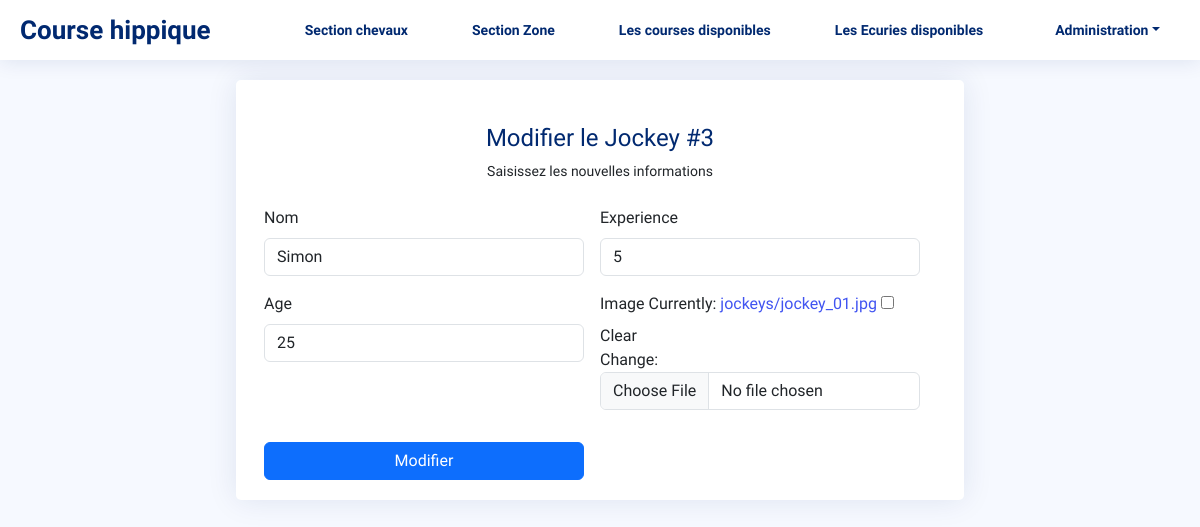
Screenshot of /jockeys-update/3 with the database file from the repository.
### hippodrome/models.py (models this page shows, shortened)
class Jockey(models.Model):
    name = models.CharField(max_length=100)  # Nom du jockey
    age = models.PositiveIntegerField()  # Âge du jockey
    experience = models.PositiveIntegerField(help_text="Expérience en années")  # Années d'expérience
    photo = models.ImageField(upload_to='jockeys/', blank=True, null=True)  # Photo du jockey

### hippodrome/views.py (the view)
# urls.py: path('jockeys-update/<int:pk>', views.JockeyUpdateView.as_view(), name='jockeys_update'),
class JockeyUpdateView(UpdateView):
    model = Jockey  # Modèle associé à cette vue
    form_class = JockeyForm  # Formulaire utilisé pour mettre à jour le jockey
    template_name = 'hippodrome/edit_jockey.html'  # Template utilisé pour l'édition
    success_url = reverse_lazy('hippodrome:jockey_list')  # URL de redirection après succès

### hippodrome/forms.py
class JockeyForm(forms.ModelForm):
    class Meta:
        model = Jockey
        fields = ['name', 'age', 'experience', 'photo']
        widgets = {
            'name': forms.TextInput(attrs={'class': 'form-control', 'placeholder': 'Nom du jockey'}),
            'age': forms.NumberInput(attrs={'class': 'form-control', 'placeholder': 'Âge'}),
            'experience': forms.NumberInput(attrs={'class': 'form-control', 'placeholder': 'Expérience en années'}),
            'photo': forms.ClearableFileInput(attrs={'class': 'form-control'}),
        }

### templates/hippodrome/edit_jockey.html (shortened to what this page needs)
{% extends 'base.html' %}
{% block main %}
  <main id="main" class="main">
    <div class="container">
      <section class="section register d-flex flex-column align-items-center justify-content-center">
        <div class="container">
          <div class="justify-content-center">
            <div class="row mx-auto d-flex flex-column align-items-center justify-content-center">
              <div class="card mb-3 col-md-8 mx-auto">
               <div class="card-body">
                    <div class="pt-4 pb-2">
                        <h5 class="card-title text-center pb-0 fs-4">Modifier le Jockey #{{ jockey.id }}</h5>
                        <p class="text-center small">Saisissez les nouvelles informations</p>
                    </div>
                    <div class="row gy-4 pb-0 mb-0">
                        <form class="row g-3 needs-validation" enctype="multipart/form-data" novalidate method="post">
                            <div class="col-md-6 gy-2 gap-5">
                                <div class="col-12 mb-3">
                                    <label for="id_email" class="form-label">Nom</label>
                                    {{ form.name }}
                                </div>
                                <div class="col-12 mb-3">
                                    <label for="id_name" class="form-label">Age</label>
                                    {{ form.age }}
                                </div>
                            </div>
                            <div class="col-md-6 gy-2 gap-5">
                                <div class="col-12 mb-3">
                                    <label for="id_experience" class="form-label">Experience</label>
                                    {{ form.experience }}
                                </div>
                                <div class="col-12 mb-3" id="id_div_password_none">
                                    <label for="id_photo" class="form-label">Image</label>
                                    {{ form.photo }}
                                </div>
                            </div>
                            <div class="col-6">
                                <button class="btn btn-primary w-100" type="submit">Modifier</button>
                            </div>
                        </form>
                    </div>
                </div>
            </div>
          </div>
        </div>
        </div>
      </section>
    </div>
  </main>
{% endblock %}

### static/css/style.css (style rules this page uses)
:root { scroll-behavior: smooth; }
body { font-family: "Birthstone", cursive; background: #f6f9ff; color: #444444; }
a { color: #4154f1; text-decoration: none; }
h1, h2, h3, h4, h5, h6 { font-family: "Birthstone", cursive; }
#main { margin-top: 60px; padding: 20px 30px; transition: all 0.3s; }
.card { margin-bottom: 30px; border: none; border-radius: 5px; box-shadow: 0px 0 30px rgba(1, 41, 112, 0.1); }
.card-title { padding: 20px 0 15px 0; font-size: 18px; font-weight: 500; color: #012970; font-family: "Birthstone", cursive; }
.card-body { padding: 0 20px 20px 20px; }

### rows the page displays
Jockey: id "3", name "Simon", age "25", experience "5"
